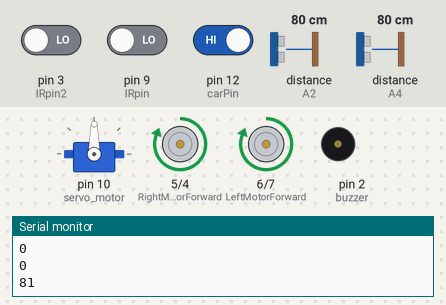
Simulated run of this sketch. Board: Arduino Uno, built with avr-gcc and run on an emulated ATmega328P. Parts: servo, motor-driver pin pairs drawn as motors (green arrow = first pin HIGH = forward, orange = second pin HIGH = backward, longer = more drive), buzzer (waves = sounding, pin HIGH), the last lines printed to the serial monitor. The test bench sets the inputs (shaded band); at power-on: distance to the obstacle (sensors on A2, A4) 80 cm, pin 3 (IRpin2) LOW, pin 12 (carPin) HIGH, pin 9 (IRpin) LOW. The echo pulse lasts 58.3 µs per cm.

Above: at 3.9 s.
4.0 s: distance to the obstacle (sensor on A2) set to 44 cm
5.6 s: distance to the obstacle (sensor on A2) set to 36 cm
At 6.8 s:
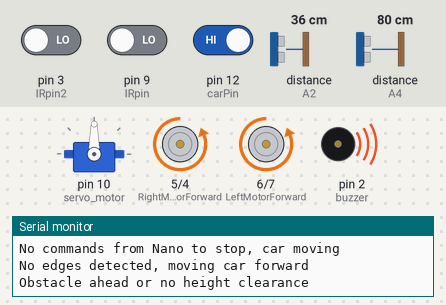
At 8.3 s:
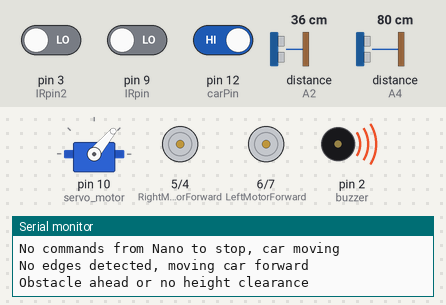
8.6 s: pin 3 (IRpin2) driven HIGH
At 13.3 s:
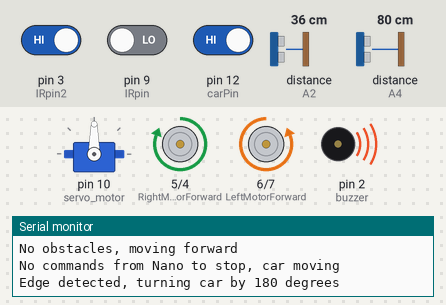
14.6 s: pin 3 (IRpin2) driven LOW and pin 12 (carPin) driven LOW
17.6 s: distance to the obstacle (sensor on A4) set to 2 cm
20.6 s: pin 12 (carPin) driven HIGH
At 22.2 s:
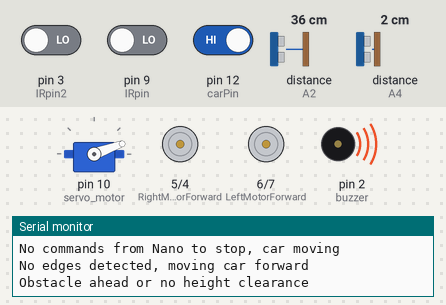
Timing chart, 0 to 24.6 s (numbered marks = the images above; inputs shaded):
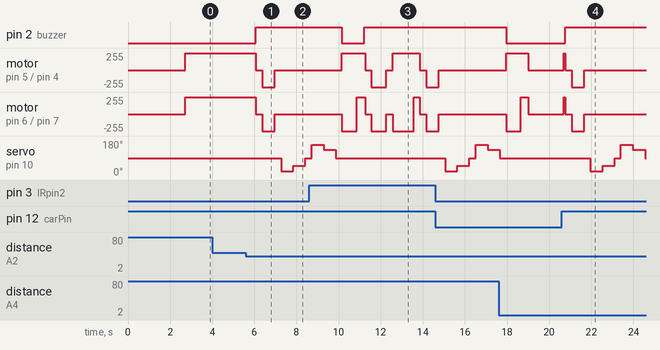

Measured:
- the behaviour switches between 41 and 40 cm on distance to the obstacle (sensor on A2) (found by bisection; images 0 and 1)
- after the input at 5.6 s, pin 2 (buzzer): LOW → HIGH after 0.47 s; motor on pin 5 (RightMotorForward) / pin 4 (RightMotorBackward): forward 255/255 → stopped after 0.47 s, → backward 255/255 0.30 s later, → stopped 0.60 s later
- after the input at 8.6 s, servo on pin 10 (servo_motor): goes on until 9.9 s, then stays 90°
- after the input at 20.6 s, pin 2 (buzzer): LOW → HIGH after 0.16 s; motor on pin 5 (RightMotorForward) / pin 4 (RightMotorBackward): stopped → forward 255/255 after 0.08 s, → stopped 0.08 s later, → backward 255/255 0.30 s later, → stopped 0.60 s later

The sketch:

Chintu1.1.ino
```cpp
#include <Servo.h>          //Servo motor library. This is standard library
#include <NewPing.h>        //Ultrasonic sensor function library. You must install this library

//our L298N control pins
const int LeftMotorForward = 6;
const int LeftMotorBackward = 7;
const int RightMotorForward = 5;
const int RightMotorBackward = 4;

//sensor pins
#define trig_pin A1 //analog input 1
#define echo_pin A2 //analog input 2
#define trig_pin1 A3 //analog input 1
#define echo_pin1 A4 //analog input 2


#define maximum_distance 200
boolean goesForward = false;
int distance = 100;
int heightclearance=100;

const int buzzer = 2;
const int IRpin = 9;
const int IRpin2 = 3;
const int carPin = 12;
NewPing sonar(trig_pin, echo_pin, maximum_distance);
NewPing sonar1(trig_pin1, echo_pin1, maximum_distance);//sensor function
Servo servo_motor; //our servo name


void setup() {
  Serial.begin(9600);
  pinMode(RightMotorForward, OUTPUT);
  pinMode(LeftMotorForward, OUTPUT);
  pinMode(LeftMotorBackward, OUTPUT);
  pinMode(RightMotorBackward, OUTPUT);
  pinMode(buzzer, OUTPUT);
  pinMode(IRpin, INPUT);
  pinMode(IRpin2, INPUT);
  pinMode(carPin, INPUT);
  servo_motor.attach(10); //our servo pin

  servo_motor.write(90);
  delay(2000);
  distance = readPing();
  delay(100);
  distance = readPing();
  delay(100);
  distance = readPing();
  delay(100);
  distance = readPing();
  delay(100);
}

void loop() {
  if (digitalRead(carPin) != HIGH) {
    moveStop();
    Serial.println("Car Off");
    return;
  }
  else {
    Serial.println("No obstacles, moving forward");
    Serial.println("No commands from Nano to stop, car moving");
    moveForward();
  }
  int distanceRight = 0;
  int distanceLeft = 0;
  int maxdistance;

  if (digitalRead(IRpin) || digitalRead(IRpin2)) {
    digitalWrite(buzzer, HIGH);
    Serial.println("Edge detected, turning car by 180 degrees");
    moveStop();
    delay(300);
    moveBackward();
    delay(700);
    moveStop();
    delay(300);
    turnoneeighty();
    delay(300);
    moveForward();
    digitalWrite(buzzer, LOW);
  }
  else {
    Serial.println("No edges detected, moving car forward");
  }

  if (distance <= 40 || heightclearance<=40) {
    Serial.println("Obstacle ahead or no height clearance");
    digitalWrite(buzzer, HIGH);
    moveStop();
    delay(300);
    moveBackward();
    delay(600);
    moveStop();
    delay(300);
    distanceRight = lookRight();
    delay(300);
    distanceLeft = lookLeft();
    delay(300);
    digitalWrite(buzzer, LOW);

    maxdistance = distanceLeft - distanceRight;
    if (maxdistance < 0) {
      turnRight();
    } else {
      turnLeft();
    }
  }
  Serial.print(distance); Serial.print("\n");
  Serial.print(distanceRight); Serial.print("\n");
  Serial.print(distanceLeft); Serial.print("\n");
  Serial.println(heightclearance);
  distance = readPing();
  heightclearance=readHeight();
  delay(200);
}

int lookRight() {
  servo_motor.write(20);
  delay(500);
  int distance1 = readPing();
  servo_motor.write(50);
  delay(500);
  int distance2 = readPing();
  servo_motor.write(90);
  if (distance1 < 40 && distance2 > 40)
    return distance1;
  if (distance1 > 40 && distance2 < 40)
    return distance2;
  if (distance1 > 40 && distance2 > 40)
    return distance1;
  if (distance1 < 40 && distance2 < 40)
    return distance1;
}

int lookLeft() {
  servo_motor.write(160);
  delay(500);
  int distance1 = readPing();
  servo_motor.write(135);
  delay(500);
  int distance2 = readPing();
  servo_motor.write(90);
  if (distance1 < 40 && distance2 > 40)
    return distance1;
  if (distance1 > 40 && distance2 < 40)
    return distance2;
  if (distance1 > 40 && distance2 > 40)
    return distance1;
  if (distance1 < 40 && distance2 < 40)
    return distance1;
}

int readPing() {
  delay(70);
  int cm = sonar.ping_cm();
  if (cm == 0) {
    cm = 250;
  }
  return cm;
}

int readHeight() {
  delay(70);
  int cm = sonar1.ping_cm();
  if (cm == 0) {
    cm = 250;
  }
  return cm;
}

void moveStop() {
  goesForward = false;
  digitalWrite(RightMotorForward, LOW);
  digitalWrite(LeftMotorForward, LOW);
  digitalWrite(RightMotorBackward, LOW);
  digitalWrite(LeftMotorBackward, LOW);
}

void moveForward() {

  if (!goesForward) {

    goesForward = true;

    digitalWrite(LeftMotorForward, HIGH);
    digitalWrite(RightMotorForward, HIGH);

    digitalWrite(LeftMotorBackward, LOW);
    digitalWrite(RightMotorBackward, LOW);
  }
}

void moveBackward() {

  goesForward = false;

  digitalWrite(LeftMotorBackward, HIGH);
  digitalWrite(RightMotorBackward, HIGH);

  digitalWrite(LeftMotorForward, LOW);
  digitalWrite(RightMotorForward, LOW);

}

void turnRight() {

  digitalWrite(LeftMotorForward, HIGH);
  digitalWrite(RightMotorBackward, HIGH);

  digitalWrite(LeftMotorBackward, LOW);
  digitalWrite(RightMotorForward, LOW);

  delay(700);

  digitalWrite(LeftMotorForward, HIGH);
  digitalWrite(RightMotorForward, HIGH);

  digitalWrite(LeftMotorBackward, LOW);
  digitalWrite(RightMotorBackward, LOW);


}

void turnLeft() {

  digitalWrite(LeftMotorBackward, HIGH);
  digitalWrite(RightMotorForward, HIGH);

  digitalWrite(LeftMotorForward, LOW);
  digitalWrite(RightMotorBackward, LOW);

  delay(700);

  digitalWrite(LeftMotorForward, HIGH);
  digitalWrite(RightMotorForward, HIGH);

  digitalWrite(LeftMotorBackward, LOW);
  digitalWrite(RightMotorBackward, LOW);
}

void turnoneeighty() {
  digitalWrite(LeftMotorBackward, HIGH);
  digitalWrite(RightMotorForward, HIGH);

  digitalWrite(LeftMotorForward, LOW);
  digitalWrite(RightMotorBackward, LOW);

  delay(1000);

  digitalWrite(LeftMotorForward, HIGH);
  digitalWrite(RightMotorForward, HIGH);

  digitalWrite(LeftMotorBackward, LOW);
  digitalWrite(RightMotorBackward, LOW);
}
```
